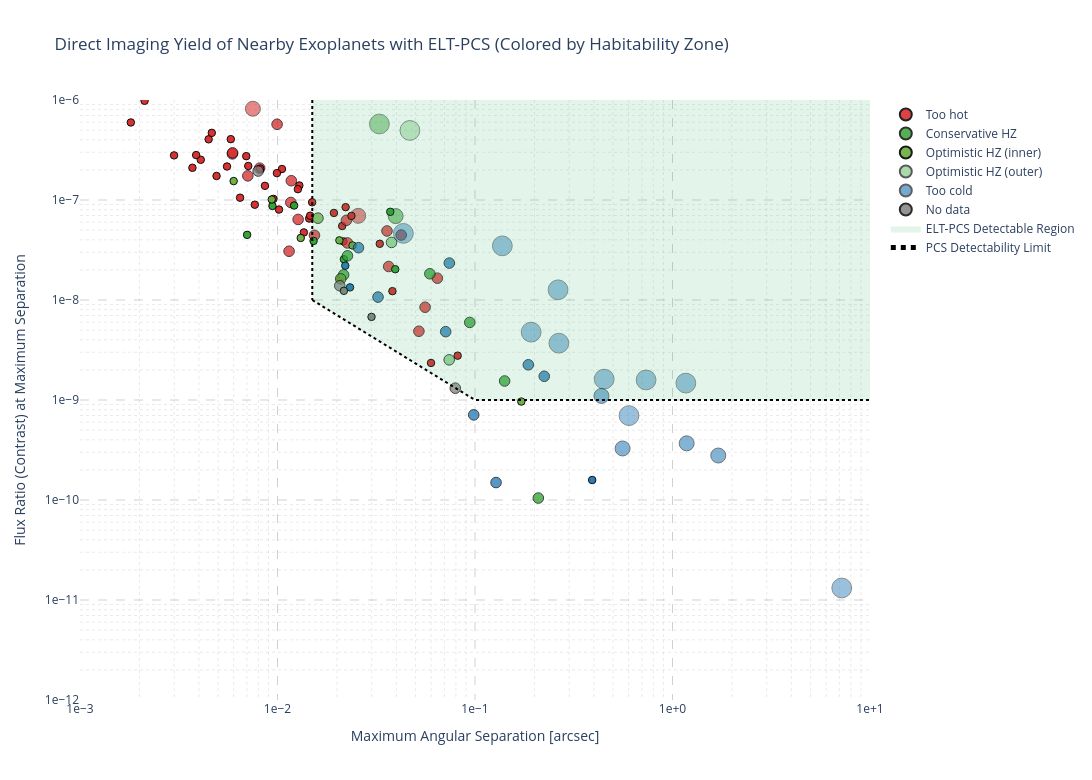

Notebook code cell kept with this figure:
### Code cell
# Interactive Plotly figure with style aligned to the alternative publication plot:
# - Color encodes habitability zone (HZ)
# - Marker size encodes planet type (radius-based category)

hz_color_map = {
    'Too hot': '#d62728',
    'Conservative HZ': '#2ca02c',
    'Optimistic HZ (inner)': '#6aae3d',
    'Optimistic HZ (outer)': '#7bc87c',
    'Too cold': '#1f77b4',
    'No data': '#7f7f7f',
}

size_by_type_map = {
    CATEGORY_LABEL['Terrestrial']: 2,
    CATEGORY_LABEL['Sub-Neptune']: 4,
    CATEGORY_LABEL['Ice Giant']: 8,
    CATEGORY_LABEL['Gas Giant']: 14,
}

# Per-planet opacity: make larger planets more transparent.
opacity_by_type_map = {
    CATEGORY_LABEL['Terrestrial']: 0.95,
    CATEGORY_LABEL['Sub-Neptune']: 0.75,
    CATEGORY_LABEL['Ice Giant']: 0.55,
    CATEGORY_LABEL['Gas Giant']: 0.45,
}

hz_order = [
    'Too hot',
    'Conservative HZ',
    'Optimistic HZ (inner)',
    'Optimistic HZ (outer)',
    'Too cold',
    'No data',
]

plot_df_hz = plot_df.copy()
plot_df_hz['hz_zone_clean'] = plot_df_hz['hz_zone_clean'].fillna('No data').astype(str).str.strip()
plot_df_hz.loc[plot_df_hz['hz_zone_clean'].eq(''), 'hz_zone_clean'] = 'No data'
plot_df_hz['point_size_hz'] = plot_df_hz['radius_category'].map(size_by_type_map).fillna(34)
plot_df_hz['point_opacity_hz'] = plot_df_hz['radius_category'].map(opacity_by_type_map).fillna(0.75)

fig_hz = px.scatter(
    plot_df_hz,
    x='max_sep_arcsec',
    y='contrast_at_max_sep',
    color='hz_zone_clean',
    color_discrete_map=hz_color_map,
    category_orders={'hz_zone_clean': hz_order},
    size='point_size_hz',
    size_max=max(size_by_type_map.values()),
    hover_name='planet_label',
    custom_data=[
        'status_hover_html',
        'type_hover_html',
        'hz_hover_html',
        'mass_earth_used',
        'radius_earth_used',
        DISTANCE_COLUMN,
        'point_opacity_hz',
    ],
    labels={
        'max_sep_arcsec': 'Maximum Angular Separation [arcsec]',
        'contrast_at_max_sep': 'Flux Ratio (Contrast) at Maximum Separation',
        'hz_zone_clean': 'HZ Zone',
    },
    title='Direct Imaging Yield of Nearby Exoplanets with ELT-PCS (Colored by Habitability Zone)',
)

fig_hz.update_traces(
    marker=dict(line=dict(width=1, color='black')),
    hovertemplate=(
        "<b>%{hovertext}</b><br>"
        "Status: %{customdata[0]}<br>"
        "Planet type: %{customdata[1]}<br>"
        "HZ zone: %{customdata[2]}<br>"
        "Mass [M⊕]: %{customdata[3]:.3f}<br>"
        "Radius [R⊕]: %{customdata[4]:.3f}<br>"
        "Distance [pc]: %{customdata[5]:.3f}<extra></extra>"
    ),
)

# Apply per-point opacity so Ice Giants and Gas Giants are more transparent.
for trace in fig_hz.data:
    if hasattr(trace, 'customdata') and trace.customdata is not None:
        trace.marker.opacity = [float(row[6]) for row in trace.customdata]

# Detectability region and boundary (same model used in the main interactive figure).
fig_hz.add_scatter(
    x=np.concatenate([x_limit, [10, PCS_IWA_ARCSEC]]),
    y=np.concatenate([y_limit, [1e-6, 1e-6]]),
    mode='lines',
    line=dict(width=0),
    fill='toself',
    fillcolor='rgba(60, 179, 113, 0.14)',
    name='ELT-PCS Detectable Region',
    hoverinfo='skip',
)

fig_hz.add_scatter(
    x=[PCS_IWA_ARCSEC, PCS_IWA_ARCSEC],
    y=[1e-6, DETECT_Y_AT_IWA],
    mode='lines',
    line=dict(color='black', width=2, dash='dot'),
    showlegend=False,
    hoverinfo='skip',
)

fig_hz.add_scatter(
    x=x_limit,
    y=y_limit,
    mode='lines',
    line=dict(color='black', width=2, dash='dot'),
    name='PCS Detectability Limit',
)

fig_hz.update_xaxes(
    type='log',
    autorange=False,
    range=[-3, 1],
    dtick=1,
    tickformat='.0e',
    showgrid=True,
    gridcolor='rgba(120, 120, 120, 0.35)',
    griddash='dash',
    minor=dict(showgrid=True, dtick='D1', gridcolor='rgba(160, 160, 160, 0.22)', griddash='dot'),
)

fig_hz.update_yaxes(
    type='log',
    autorange=False,
    range=[-12, -6],
    dtick=1,
    tickformat='.0e',
    showgrid=True,
    gridcolor='rgba(120, 120, 120, 0.35)',
    griddash='dash',
    minor=dict(showgrid=True, dtick='D1', gridcolor='rgba(160, 160, 160, 0.22)', griddash='dot'),
)

fig_hz.update_layout(
    template='plotly_white',
    plot_bgcolor='white',
    legend_title_text='',
    width=1100,
    height=780,
    hoverlabel=dict(bgcolor='black', bordercolor='black', font=dict(color='white')),
)

fig_hz.show()

### Figure 1 — Plotly figure (JSON) as saved in the notebook; plotly's stock layout.template omitted (floating-point values rounded to 4 significant figures; data arrays with more than 128 entries replaced by an {"elided": "..."} marker saying what was removed)
{"data": [{"customdata": {"elided": "64x7 mixed values"}, "hovertemplate": "<b>%{hovertext}</b><br>Status: %{customdata[0]}<br>Planet type: %{customdata[1]}<br>HZ zone: %{customdata[2]}<br>Mass [M⊕]: %{customdata[3]:.3f}<br>Radius [R⊕]: %{customdata[4]:.3f}<br>Distance [pc]: %{customdata[5]:.3f}<extra></extra>", "hovertext": ["61 Vir b", "61 Vir c", "61 Vir d", "82 Eri b", "82 Eri c", "AU Mic b", "AU Mic c", "Barnard's star b", "Barnard's star c", "Barnard's star d", "Barnard's star e", "CD Cet b", "G 192-15 b", "G 268-110 b", "GJ 1061 b", "GJ 15 A b", "GJ 176 b", "GJ 176 c", "GJ 251 b", "GJ 338 Bb", "GJ 357 b", "GJ 357 c", "GJ 367 b", "GJ 393 b", "GJ 3988 b", "GJ 4274 b", "GJ 433 b", "GJ 486 b", "GJ 581 b", "GJ 581 c", "GJ 581 e", "GJ 625 b", "GJ 674 b", "GJ 785 b", "GJ 876 d", "GJ 887 b", "GJ 887 c", "Gl 686 b", "Gl 725 A b", "Gl 49 b", "HD 102365 A b", "HD 219134 b", "HD 219134 c", "HD 219134 d", "HD 219134 f", "HD 260655 b", "HD 260655 c", "Lalande 21185 b", "LTT 1445 Ab", "LTT 1445 Ac", "Luyten's Star c", "Proxima Centauri d", "Ross 128 b", "tau Cet g", "tau Cet h", "Teegarden's b", "Wolf 1061 b", "YZ Cet b", "YZ Cet c", "YZ Cet d", "GJ 436 b", "Gl 725 B b", "GJ 887 d", "GJ 887 e"], "legendgroup": "Too hot", "marker": {"color": "#d62728", "line": {"color": "black", "width": 1}, "opacity": [0.75, 0.55, 0.75, 0.95, 0.95, 0.55, 0.75, 0.95, 0.95, 0.95, 0.95, 0.95, 0.95, 0.95, 0.95, 0.95, 0.75, 0.75, 0.95, 0.75, 0.95, 0.95, 0.95, 0.95, 0.95, 0.95, 0.75, 0.95, 0.55, 0.75, 0.95, 0.95, 0.75, 0.75, 0.75, 0.95, 0.75, 0.75, 0.95, 0.75, 0.75, 0.75, 0.95, 0.75, 0.75, 0.95, 0.95, 0.95, 0.95, 0.95, 0.95, 0.95, 0.95, 0.95, 0.95, 0.95, 0.95, 0.95, 0.95, 0.95, 0.75, 0.95, 0.75, 0.95], "size": [4, 8, 4, 2, 2, 8, 4, 2, 2, 2, 2, 2, 2, 2, 2, 2, 4, 4, 2, 4, 2, 2, 2, 2, 2, 2, 4, 2, 8, 4, 2, 2, 4, 4, 4, 2, 4, 4, 2, 4, 4, 4, 2, 4, 4, 2, 2, 2, 2, 2, 2, 2, 2, 2, 2, 2, 2, 2, 2, 2, 4, 2, 4, 2], "sizemode": "area", "sizeref": 0.07143, "symbol": "circle"}, "mode": "markers", "name": "Too hot", "orientation": "v", "showlegend": true, "type": "scatter", "x": [0.00591, 0.02561, 0.05588, 0.02078, 0.05988, 0.007505, 0.01272, 0.0129, 0.01497, 0.01053, 0.02158, 0.002151, 0.001808, 0.001312, 0.007111, 0.02126, 0.008125, 0.01539, 0.01447, 0.02233, 0.003709, 0.006465, 0.00077, 0.007676, 0.004088, 0.002115, 0.007075, 0.002123, 0.00646, 0.01175, 0.00448, 0.01359, 0.009954, 0.03654, 0.004503, 0.02368, 0.0423, 0.01168, 0.0193, 0.01144, 0.05199, 0.005925, 0.01018, 0.03585, 0.02259, 0.002994, 0.004913, 0.03294, 0.005551, 0.003874, 0.009539, 0.02213, 0.01463, 0.03818, 0.08169, 0.006947, 0.00864, 0.004648, 0.005801, 0.008174, 0.003393, 0.009934, 0.06448, 0.01268], "xaxis": "x", "y": [2.893e-07, 6.947e-08, 8.468e-09, 1.632e-08, 2.346e-09, 8.18e-07, 6.395e-08, 1.397e-07, 9.495e-08, 2.041e-07, 3.853e-08, 1.265e-06, 5.963e-07, 1.394e-06, 2.189e-07, 5.494e-08, 2.081e-07, 4.435e-08, 6.526e-08, 6.26e-08, 2.1e-07, 1.055e-07, 1.478e-06, 8.974e-08, 2.526e-07, 1.532e-06, 1.743e-07, 9.817e-07, 2.288e-06, 1.559e-07, 4.046e-07, 4.741e-08, 5.715e-07, 2.163e-08, 2.298e-06, 6.938e-08, 4.465e-08, 9.448e-08, 7.424e-08, 3.074e-08, 4.871e-09, 2.964e-07, 8.027e-08, 4.901e-08, 3.722e-08, 2.794e-07, 1.738e-07, 3.649e-08, 2.163e-07, 2.813e-07, 1.026e-07, 8.483e-08, 6.964e-08, 1.226e-08, 2.777e-09, 2.745e-07, 1.385e-07, 4.692e-07, 4.06e-07, 2.062e-07, 2.775e-06, 1.857e-07, 1.652e-08, 1.284e-07], "yaxis": "y"}, {"customdata": [["<span style='color:#2ca02c'><b>Confirmed</b></span>", "<span style='color:#378cb1'><b>Sub-Neptune (1.6-4 R⊕)</b></span>", "<span style='color:#90ee90'><b>Conservative HZ</b></span>", 5.816, 2.017, 6.041, 0.75], ["<span style='color:#2ca02c'><b>Confirmed</b></span>", "<span style='color:#5a3a1b'><b>Terrestrial (<1.6 R⊕)</b></span>", "<span style='color:#90ee90'><b>Conservative HZ</b></span>", 1.081, 1.026, 4.846, 0.95], ["<span style='color:#2ca02c'><b>Confirmed</b></span>", "<span style='color:#5a3a1b'><b>Terrestrial (<1.6 R⊕)</b></span>", "<span style='color:#90ee90'><b>Conservative HZ</b></span>", 1.36, 1.108, 4.846, 0.95], ["<span style='color:#2ca02c'><b>Confirmed</b></span>", "<span style='color:#5a3a1b'><b>Terrestrial (<1.6 R⊕)</b></span>", "<span style='color:#90ee90'><b>Conservative HZ</b></span>", 1.64, 1.179, 3.674, 0.95], ["<span style='color:#2ca02c'><b>Confirmed</b></span>", "<span style='color:#378cb1'><b>Sub-Neptune (1.6-4 R⊕)</b></span>", "<span style='color:#90ee90'><b>Conservative HZ</b></span>", 6.039, 2.068, 9.436, 0.75], ["<span style='color:#2ca02c'><b>Confirmed</b></span>", "<span style='color:#1e3a8a'><b>Ice Giant (4-8 R⊕)</b></span>", "<span style='color:#90ee90'><b>Conservative HZ</b></span>", 17.2, 4.23, 4.55, 0.55], ["<span style='color:#2ca02c'><b>Confirmed</b></span>", "<span style='color:#378cb1'><b>Sub-Neptune (1.6-4 R⊕)</b></span>", "<span style='color:#90ee90'><b>Conservative HZ</b></span>", 12.21, 3.316, 5.915, 0.75], ["<span style='color:#2ca02c'><b>Confirmed</b></span>", "<span style='color:#378cb1'><b>Sub-Neptune (1.6-4 R⊕)</b></span>", "<span style='color:#90ee90'><b>Conservative HZ</b></span>", 14.3, 3.686, 8.812, 0.75], ["<span style='color:#2ca02c'><b>Confirmed</b></span>", "<span style='color:#e9982e'><b>Gas Giant (>8 R⊕)</b></span>", "<span style='color:#90ee90'><b>Conservative HZ</b></span>", 241.5, 10.96, 4.672, 0.45], ["<span style='color:#2ca02c'><b>Confirmed</b></span>", "<span style='color:#5a3a1b'><b>Terrestrial (<1.6 R⊕)</b></span>", "<span style='color:#90ee90'><b>Conservative HZ</b></span>", 3.4, 1.504, 3.523, 0.95], ["<span style='color:#2ca02c'><b>Confirmed</b></span>", "<span style='color:#378cb1'><b>Sub-Neptune (1.6-4 R⊕)</b></span>", "<span style='color:#90ee90'><b>Conservative HZ</b></span>", 5.467, 1.935, 6.253, 0.75], ["<span style='color:#2ca02c'><b>Confirmed</b></span>", "<span style='color:#5a3a1b'><b>Terrestrial (<1.6 R⊕)</b></span>", "<span style='color:#90ee90'><b>Conservative HZ</b></span>", 1.055, 1.018, 1.302, 0.95], ["<span style='color:#2ca02c'><b>Confirmed</b></span>", "<span style='color:#5a3a1b'><b>Terrestrial (<1.6 R⊕)</b></span>", "<span style='color:#90ee90'><b>Conservative HZ</b></span>", 1.049, 1.016, 3.832, 0.95], ["<span style='color:#2ca02c'><b>Confirmed</b></span>", "<span style='color:#5a3a1b'><b>Terrestrial (<1.6 R⊕)</b></span>", "<span style='color:#90ee90'><b>Conservative HZ</b></span>", 1.259, 1.08, 9.575, 0.95], ["<span style='color:#ff8c00'><b>Candidate</b></span>", "<span style='color:#378cb1'><b>Sub-Neptune (1.6-4 R⊕)</b></span>", "<span style='color:#90ee90'><b>Conservative HZ</b></span>", 14.2, 3.668, 6.542, 0.75]], "hovertemplate": "<b>%{hovertext}</b><br>Status: %{customdata[0]}<br>Planet type: %{customdata[1]}<br>HZ zone: %{customdata[2]}<br>Mass [M⊕]: %{customdata[3]:.3f}<br>Radius [R⊕]: %{customdata[4]:.3f}<br>Distance [pc]: %{customdata[5]:.3f}<extra></extra>", "hovertext": ["82 Eri d", "GJ 1002 b", "GJ 1002 c", "GJ 1061 d", "GJ 357 d", "GJ 687 b", "Wolf 1055 b", "GJ 785 c", "GJ 876 c", "Gl 725 B c", "HN Lib b", "Proxima Centauri b", "Teegarden's c", "Wolf 1069 b", "HD 219134 0.04"], "legendgroup": "Conservative HZ", "marker": {"color": "#2ca02c", "line": {"color": "black", "width": 1}, "opacity": [0.75, 0.95, 0.95, 0.95, 0.75, 0.55, 0.75, 0.75, 0.45, 0.95, 0.75, 0.95, 0.95, 0.95, 0.75], "size": [4, 2, 2, 2, 4, 8, 4, 4, 14, 2, 4, 2, 2, 2, 4], "sizemode": "area", "sizeref": 0.07143, "symbol": "circle"}, "mode": "markers", "name": "Conservative HZ", "orientation": "v", "showlegend": true, "type": "scatter", "x": [0.2092, 0.00943, 0.01523, 0.02169, 0.02162, 0.03966, 0.05908, 0.1413, 0.0328, 0.03945, 0.02261, 0.03724, 0.01214, 0.007018, 0.09403], "xaxis": "x", "y": [1.046e-10, 8.715e-08, 3.896e-08, 2.558e-08, 1.784e-08, 6.903e-08, 1.829e-08, 1.549e-09, 5.756e-07, 2.031e-08, 2.767e-08, 7.621e-08, 8.804e-08, 4.481e-08, 5.968e-09], "yaxis": "y"}, {"customdata": [["<span style='color:#2ca02c'><b>Confirmed</b></span>", "<span style='color:#5a3a1b'><b>Terrestrial (<1.6 R⊕)</b></span>", "<span style='color:#228b22'><b>Optimistic HZ (inner)</b></span>", 1.739, 1.202, 3.674, 0.95], ["<span style='color:#ff8c00'><b>Candidate</b></span>", "<span style='color:#378cb1'><b>Sub-Neptune (1.6-4 R⊕)</b></span>", "<span style='color:#228b22'><b>Optimistic HZ (inner)</b></span>", 5.222, 1.876, 9.077, 0.75], ["<span style='color:#ff8c00'><b>Candidate</b></span>", "<span style='color:#5a3a1b'><b>Terrestrial (<1.6 R⊕)</b></span>", "<span style='color:#228b22'><b>Optimistic HZ (inner)</b></span>", 2.72, 1.396, 6.864, 0.95], ["<span style='color:#2ca02c'><b>Confirmed</b></span>", "<span style='color:#5a3a1b'><b>Terrestrial (<1.6 R⊕)</b></span>", "<span style='color:#228b22'><b>Optimistic HZ (inner)</b></span>", 2.889, 1.424, 3.786, 0.95], ["<span style='color:#ff8c00'><b>Candidate</b></span>", "<span style='color:#5a3a1b'><b>Terrestrial (<1.6 R⊕)</b></span>", "<span style='color:#228b22'><b>Optimistic HZ (inner)</b></span>", 3.941, 1.58, 3.652, 0.95], ["<span style='color:#2ca02c'><b>Confirmed</b></span>", "<span style='color:#5a3a1b'><b>Terrestrial (<1.6 R⊕)</b></span>", "<span style='color:#228b22'><b>Optimistic HZ (inner)</b></span>", 3.401, 1.504, 4.308, 0.95], ["<span style='color:#ff8c00'><b>Candidate</b></span>", "<span style='color:#378cb1'><b>Sub-Neptune (1.6-4 R⊕)</b></span>", "<span style='color:#228b22'><b>Optimistic HZ (inner)</b></span>", 4.45, 1.686, 5.008, 0.75], ["<span style='color:#2ca02c'><b>Confirmed</b></span>", "<span style='color:#5a3a1b'><b>Terrestrial (<1.6 R⊕)</b></span>", "<span style='color:#228b22'><b>Optimistic HZ (inner)</b></span>", 2.021, 1.264, 5.375, 0.95]], "hovertemplate": "<b>%{hovertext}</b><br>Status: %{customdata[0]}<br>Planet type: %{customdata[1]}<br>HZ zone: %{customdata[2]}<br>Mass [M⊕]: %{customdata[3]:.3f}<br>Radius [R⊕]: %{customdata[4]:.3f}<br>Distance [pc]: %{customdata[5]:.3f}<extra></extra>", "hovertext": ["GJ 1061 c", "GJ 433 d", "LTT 1445 Ad", "Luyten's Star b", "tau Cet e", "Wolf 1061 c", "GJ 682 b", "GJ 3323 b"], "legendgroup": "Optimistic HZ (inner)", "marker": {"color": "#6aae3d", "line": {"color": "black", "width": 1}, "opacity": [0.95, 0.75, 0.95, 0.95, 0.95, 0.95, 0.75, 0.95], "size": [2, 4, 2, 2, 2, 2, 4, 2], "sizemode": "area", "sizeref": 0.07143, "symbol": "circle"}, "mode": "markers", "name": "Optimistic HZ (inner)", "orientation": "v", "showlegend": true, "type": "scatter", "x": [0.009357, 0.02089, 0.01311, 0.02398, 0.1716, 0.02058, 0.01603, 0.005998], "xaxis": "x", "y": [1.012e-07, 1.627e-08, 4.176e-08, 3.51e-08, 9.652e-10, 3.949e-08, 6.583e-08, 1.547e-07], "yaxis": "y"}, {"customdata": [["<span style='color:#2ca02c'><b>Confirmed</b></span>", "<span style='color:#e9982e'><b>Gas Giant (>8 R⊕)</b></span>", "<span style='color:#228b22'><b>Optimistic HZ (outer)</b></span>", 760.9, 11.83, 4.672, 0.45], ["<span style='color:#2ca02c'><b>Confirmed</b></span>", "<span style='color:#378cb1'><b>Sub-Neptune (1.6-4 R⊕)</b></span>", "<span style='color:#228b22'><b>Optimistic HZ (outer)</b></span>", 5.085, 1.843, 7.628, 0.75], ["<span style='color:#ff8c00'><b>Candidate</b></span>", "<span style='color:#378cb1'><b>Sub-Neptune (1.6-4 R⊕)</b></span>", "<span style='color:#228b22'><b>Optimistic HZ (outer)</b></span>", 8.708, 2.643, 5.008, 0.75]], "hovertemplate": "<b>%{hovertext}</b><br>Status: %{customdata[0]}<br>Planet type: %{customdata[1]}<br>HZ zone: %{customdata[2]}<br>Mass [M⊕]: %{customdata[3]:.3f}<br>Radius [R⊕]: %{customdata[4]:.3f}<br>Distance [pc]: %{customdata[5]:.3f}<extra></extra>", "hovertext": ["GJ 876 b", "Gl 514 b", "GJ 682 c"], "legendgroup": "Optimistic HZ (outer)", "marker": {"color": "#7bc87c", "line": {"color": "black", "width": 1}, "opacity": [0.45, 0.75, 0.75], "size": [14, 4, 4], "sizemode": "area", "sizeref": 0.07143, "symbol": "circle"}, "mode": "markers", "name": "Optimistic HZ (outer)", "orientation": "v", "showlegend": true, "type": "scatter", "x": [0.04681, 0.074, 0.03779], "xaxis": "x", "y": [4.963e-07, 2.521e-09, 3.765e-08], "yaxis": "y"}, {"customdata": {"elided": "25x7 mixed values"}, "hovertemplate": "<b>%{hovertext}</b><br>Status: %{customdata[0]}<br>Planet type: %{customdata[1]}<br>HZ zone: %{customdata[2]}<br>Mass [M⊕]: %{customdata[3]:.3f}<br>Radius [R⊕]: %{customdata[4]:.3f}<br>Distance [pc]: %{customdata[5]:.3f}<extra></extra>", "hovertext": ["eps Eridani b", "Eps Ind A b", "G 192-15 c", "GJ 1151 c", "GJ 1289 b", "GJ 15 A c", "GJ 3512 b", "GJ 3512 c", "GJ 4274 c", "GJ 433 c", "GJ 687 c", "GJ 832 b", "GJ 849 b", "GJ 849 c", "GJ 876 e", "GJ 896 Ab", "TZ Ari b", "HD 219134 h", "Lalande 21185 c", "Luyten's Star d", "Luyten's Star e", "tau Cet f", "Teegarden's d", "Wolf 1061 d", "GJ 3323 c"], "legendgroup": "Too cold", "marker": {"color": "#1f77b4", "line": {"color": "black", "width": 1}, "opacity": [0.45, 0.45, 0.75, 0.75, 0.75, 0.55, 0.45, 0.45, 0.75, 0.55, 0.55, 0.45, 0.45, 0.45, 0.75, 0.45, 0.45, 0.45, 0.55, 0.75, 0.75, 0.95, 0.95, 0.75, 0.95], "size": [14, 14, 4, 4, 4, 8, 14, 14, 4, 8, 8, 14, 14, 14, 4, 14, 14, 14, 8, 4, 4, 2, 2, 4, 2], "sizemode": "area", "sizeref": 0.07143, "symbol": "circle"}, "mode": "markers", "name": "Too cold", "orientation": "v", "showlegend": true, "type": "scatter", "x": [1.169, 7.195, 0.1278, 0.07105, 0.03229, 1.705, 0.04339, 0.1924, 0.02571, 0.5589, 0.4369, 0.735, 0.2659, 0.6022, 0.07413, 0.1375, 0.2633, 0.4509, 1.18, 0.1862, 0.2242, 0.392, 0.02204, 0.09852, 0.02329], "xaxis": "x", "y": [1.476e-09, 1.318e-11, 1.495e-10, 4.825e-09, 1.069e-08, 2.785e-10, 4.636e-08, 4.771e-09, 3.335e-08, 3.275e-10, 1.099e-09, 1.587e-09, 3.699e-09, 6.984e-10, 2.34e-08, 3.478e-08, 1.264e-08, 1.617e-09, 3.686e-10, 2.25e-09, 1.726e-09, 1.584e-10, 2.205e-08, 7.101e-10, 1.337e-08], "yaxis": "y"}, {"customdata": [["<span style='color:#2ca02c'><b>Confirmed</b></span>", "<span style='color:#378cb1'><b>Sub-Neptune (1.6-4 R⊕)</b></span>", "<span style='color:#495057'><b>No data</b></span>", 5.721, 1.995, 7.243, 0.75], ["<span style='color:#2ca02c'><b>Confirmed</b></span>", "<span style='color:#378cb1'><b>Sub-Neptune (1.6-4 R⊕)</b></span>", "<span style='color:#495057'><b>No data</b></span>", 4.132, 1.604, 7.243, 0.75], ["<span style='color:#ff8c00'><b>Candidate</b></span>", "<span style='color:#5a3a1b'><b>Terrestrial (<1.6 R⊕)</b></span>", "<span style='color:#495057'><b>No data</b></span>", 2.543, 1.365, 7.243, 0.95], ["<span style='color:#ff8c00'><b>Candidate</b></span>", "<span style='color:#5a3a1b'><b>Terrestrial (<1.6 R⊕)</b></span>", "<span style='color:#495057'><b>No data</b></span>", 2.543, 1.365, 7.243, 0.95], ["<span style='color:#ff8c00'><b>Candidate</b></span>", "<span style='color:#378cb1'><b>Sub-Neptune (1.6-4 R⊕)</b></span>", "<span style='color:#495057'><b>No data</b></span>", 4.45, 1.686, 7.243, 0.75]], "hovertemplate": "<b>%{hovertext}</b><br>Status: %{customdata[0]}<br>Planet type: %{customdata[1]}<br>HZ zone: %{customdata[2]}<br>Mass [M⊕]: %{customdata[3]:.3f}<br>Radius [R⊕]: %{customdata[4]:.3f}<br>Distance [pc]: %{customdata[5]:.3f}<extra></extra>", "hovertext": ["GJ 667 C b", "GJ 667 C c", "GJ 667 C e", "GJ 667 C f", "GJ 667 C g"], "legendgroup": "No data", "marker": {"color": "#7f7f7f", "line": {"color": "black", "width": 1}, "opacity": [0.75, 0.75, 0.95, 0.95, 0.75], "size": [4, 4, 2, 2, 4], "sizemode": "area", "sizeref": 0.07143, "symbol": "circle"}, "mode": "markers", "name": "No data", "orientation": "v", "showlegend": true, "type": "scatter", "x": [0.007982, 0.02067, 0.02992, 0.02168, 0.07947], "xaxis": "x", "y": [1.949e-07, 1.388e-08, 6.778e-09, 1.235e-08, 1.313e-09], "yaxis": "y"}, {"fill": "toself", "fillcolor": "rgba(60, 179, 113, 0.14)", "hoverinfo": "skip", "line": {"width": 0}, "mode": "lines", "name": "ELT-PCS Detectable Region", "type": "scatter", "x": {"elided": "321 float values"}, "y": {"elided": "321 float values"}}, {"hoverinfo": "skip", "line": {"color": "black", "dash": "dot", "width": 2}, "mode": "lines", "showlegend": false, "type": "scatter", "x": [0.015, 0.015], "y": [1e-06, 1e-08]}, {"line": {"color": "black", "dash": "dot", "width": 2}, "mode": "lines", "name": "PCS Detectability Limit", "type": "scatter", "x": {"elided": "319 float values"}, "y": {"elided": "319 float values"}}], "layout": {"height": 780, "hoverlabel": {"bgcolor": "black", "bordercolor": "black", "font": {"color": "white"}}, "legend": {"itemsizing": "constant", "title": {"text": ""}, "tracegroupgap": 0}, "plot_bgcolor": "white", "title": {"text": "Direct Imaging Yield of Nearby Exoplanets with ELT-PCS (Colored by Habitability Zone)"}, "width": 1100, "xaxis": {"anchor": "y", "autorange": false, "domain": [0, 1], "dtick": 1, "gridcolor": "rgba(120, 120, 120, 0.35)", "griddash": "dash", "minor": {"dtick": "D1", "gridcolor": "rgba(160, 160, 160, 0.22)", "griddash": "dot", "showgrid": true}, "range": [-3, 1], "showgrid": true, "tickformat": ".0e", "title": {"text": "Maximum Angular Separation [arcsec]"}, "type": "log"}, "yaxis": {"anchor": "x", "autorange": false, "domain": [0, 1], "dtick": 1, "gridcolor": "rgba(120, 120, 120, 0.35)", "griddash": "dash", "minor": {"dtick": "D1", "gridcolor": "rgba(160, 160, 160, 0.22)", "griddash": "dot", "showgrid": true}, "range": [-12, -6], "showgrid": true, "tickformat": ".0e", "title": {"text": "Flux Ratio (Contrast) at Maximum Separation"}, "type": "log"}}}
